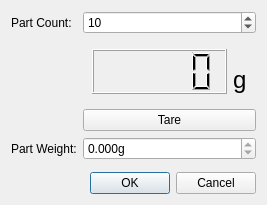
<?xml version="1.0" encoding="UTF-8"?>
<ui version="4.0">
 <class>PartWeightDialog</class>
 <widget class="QDialog" name="PartWeightDialog">
  <property name="geometry">
   <rect>
    <x>0</x>
    <y>0</y>
    <width>255</width>
    <height>187</height>
   </rect>
  </property>
  <property name="windowTitle">
   <string>Part Scale</string>
  </property>
  <layout class="QFormLayout" name="formLayout">
   <item row="0" column="0">
    <widget class="QLabel" name="lbl_count">
     <property name="text">
      <string>Part Count:</string>
     </property>
    </widget>
   </item>
   <item row="0" column="1">
    <widget class="QSpinBox" name="count">
     <property name="minimum">
      <number>1</number>
     </property>
     <property name="maximum">
      <number>9999</number>
     </property>
     <property name="singleStep">
      <number>10</number>
     </property>
     <property name="value">
      <number>10</number>
     </property>
    </widget>
   </item>
   <item row="1" column="1">
    <widget class="QWidget" name="display_widget" native="true">
     <layout class="QHBoxLayout" name="horizontalLayout">
      <item>
       <widget class="QLCDNumber" name="weight">
        <property name="sizePolicy">
         <sizepolicy hsizetype="Minimum" vsizetype="Minimum">
          <horstretch>1</horstretch>
          <verstretch>0</verstretch>
         </sizepolicy>
        </property>
        <property name="minimumSize">
         <size>
          <width>135</width>
          <height>45</height>
         </size>
        </property>
        <property name="digitCount">
         <number>5</number>
        </property>
       </widget>
      </item>
      <item>
       <widget class="QLabel" name="label_weight_units">
        <property name="font">
         <font>
          <family>Arial</family>
          <pointsize>18</pointsize>
         </font>
        </property>
        <property name="text">
         <string>g</string>
        </property>
        <property name="alignment">
         <set>Qt::AlignBottom|Qt::AlignLeading|Qt::AlignLeft</set>
        </property>
       </widget>
      </item>
     </layout>
    </widget>
   </item>
   <item row="3" column="0">
    <widget class="QLabel" name="lbl_part_weight">
     <property name="text">
      <string>Part Weight:</string>
     </property>
    </widget>
   </item>
   <item row="3" column="1">
    <widget class="QDoubleSpinBox" name="part_weight">
     <property name="readOnly">
      <bool>true</bool>
     </property>
     <property name="suffix">
      <string>g</string>
     </property>
     <property name="decimals">
      <number>3</number>
     </property>
     <property name="maximum">
      <double>999999.000000000000000</double>
     </property>
    </widget>
   </item>
   <item row="5" column="0" colspan="2">
    <widget class="QDialogButtonBox" name="buttons">
     <property name="orientation">
      <enum>Qt::Horizontal</enum>
     </property>
     <property name="standardButtons">
      <set>QDialogButtonBox::Cancel|QDialogButtonBox::Ok</set>
     </property>
    </widget>
   </item>
   <item row="4" column="1">
    <spacer name="verticalSpacer">
     <property name="orientation">
      <enum>Qt::Vertical</enum>
     </property>
     <property name="sizeHint" stdset="0">
      <size>
       <width>20</width>
       <height>40</height>
      </size>
     </property>
    </spacer>
   </item>
   <item row="2" column="1">
    <widget class="QPushButton" name="tare">
     <property name="text">
      <string>Tare</string>
     </property>
    </widget>
   </item>
  </layout>
 </widget>
 <resources/>
 <connections>
  <connection>
   <sender>buttons</sender>
   <signal>accepted()</signal>
   <receiver>PartWeightDialog</receiver>
   <slot>accept()</slot>
   <hints>
    <hint type="sourcelabel">
     <x>248</x>
     <y>254</y>
    </hint>
    <hint type="destinationlabel">
     <x>157</x>
     <y>274</y>
    </hint>
   </hints>
  </connection>
  <connection>
   <sender>buttons</sender>
   <signal>rejected()</signal>
   <receiver>PartWeightDialog</receiver>
   <slot>reject()</slot>
   <hints>
    <hint type="sourcelabel">
     <x>316</x>
     <y>260</y>
    </hint>
    <hint type="destinationlabel">
     <x>286</x>
     <y>274</y>
    </hint>
   </hints>
  </connection>
 </connections>
</ui>
